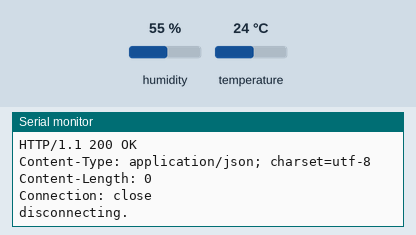
The sketch below on a simulated Arduino Uno, built with avr-gcc and run on an emulated ATmega328P. Shown: the last lines printed to the serial monitor. The test bench sets the inputs (shaded band); at power-on: humidity 55 %, temperature 24 °C. WiFi joins after 1.5 s; servers stay silent unless stated; uploads are accepted with an empty reply.

Above: at 3.7 s.
3.8 s: humidity set to 22 %
At 3.99 s:
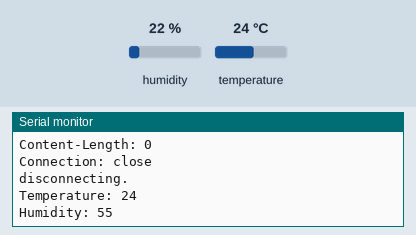
7.2 s: temperature set to 12 °C
At 7.95 s:
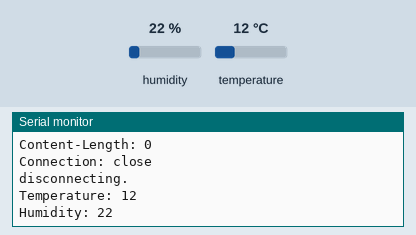
10.6 s: humidity set to 40 %
At 13.22 s:
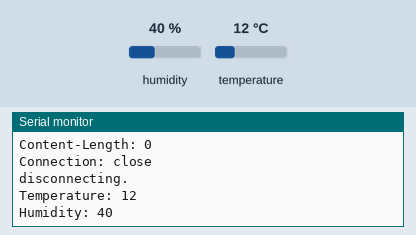
Timing chart, 0 to 14.7 s (numbered marks = the images above; inputs shaded):
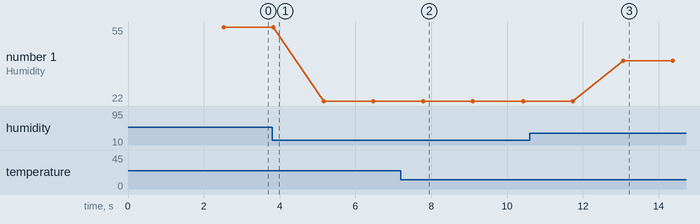

Measured:
- after the input at 7.2 s, the serial monitor: prints a new line after 0.59 s (image 2)
- after the input at 10.6 s, the serial monitor: prints a new line after 2.5 s (image 3)
- plotted number 1: 55 → 22 after the input at 3.8 s, 22 → 40 after the input at 10.6 s

The sketch:

dht_client.ino
```cpp
// Example web client using the Ethernet shield

// Include libraries
#include <SPI.h>
#include <Ethernet.h>
#include "DHT.h"

// Enter a MAC address for your controller below.
byte mac[] = { 0x90, 0xA2, 0xDA, 0x0E, 0xFE, 0x40 };

// DHT11 sensor pins
#define DHTPIN 7
#define DHTTYPE DHT11

// Set the static IP address for your board
IPAddress ip(192,168,1,50);

// IP address of your computer
IPAddress server(192,168,1,100);

// Initialize the Ethernet client
EthernetClient client;

// DHT instance
DHT dht(DHTPIN, DHTTYPE);

void setup() {

  // Open serial communications
  Serial.begin(115200);

  // Start the Ethernet connection
  if (Ethernet.begin(mac) == 0) {
    Serial.println("Failed to configure Ethernet using DHCP");
    Ethernet.begin(mac, ip);
  }

  // Display IP
  Serial.print("IP address: ");
  Serial.println(Ethernet.localIP());

  // Give the Ethernet shield a second to initialize
  delay(1000);
  Serial.println("Connecting...");

}

void loop()
{

  // Measure the humidity & temperature
  float h = dht.readHumidity();
  float t = dht.readTemperature();

  // Transform to String
  String temp = String((int) t);
  String hum = String((int) h);

  // Print on Serial monitor
  Serial.println("Temperature: " + temp);
  Serial.println("Humidity: " + hum);

  // Connect to server
  if (client.connect(server, 80)) {
    if (client.connected()) {
      Serial.println("connected");

      // Make a HTTP request:
      client.println("GET /datalogger/datalogger.php?temp=" + temp + "&hum=" + hum + " HTTP/1.1");
      client.println("Host: 192.168.1.100");
      client.println("Connection: close");
      client.println();
    }
    else {
      // If you didn't get a connection to the server
      Serial.println("connection failed");
    }

    // Read the answer
    while (client.connected()) {
      while (client.available()) {
      char c = client.read();
      Serial.print(c);
      }
    }

    // If the server's disconnected, stop the client:
    if (!client.connected()) {
      Serial.println();
      Serial.println("disconnecting.");
      client.stop();
    }

  }

  // Repeat every second
  delay(1000);
}
```
